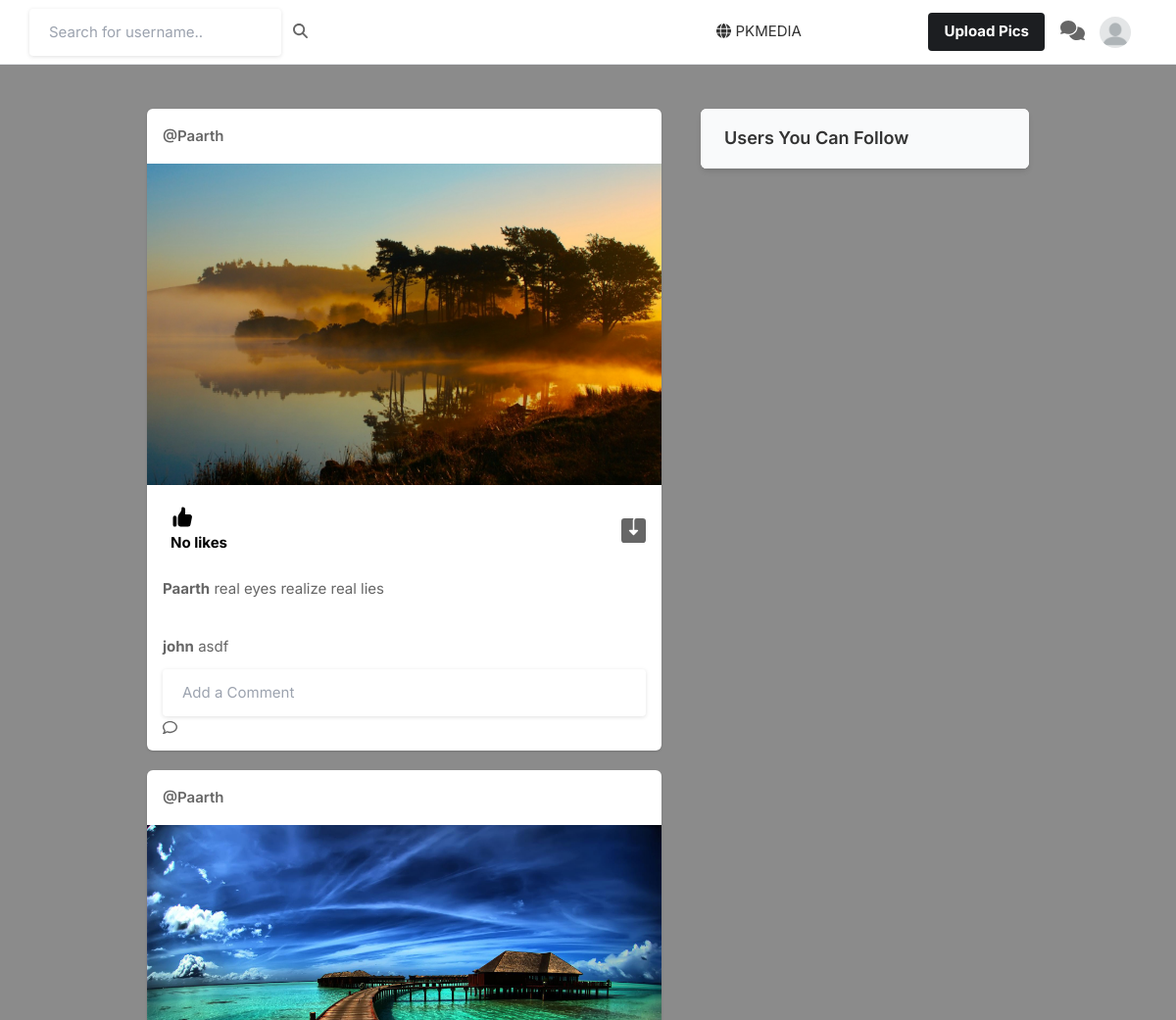
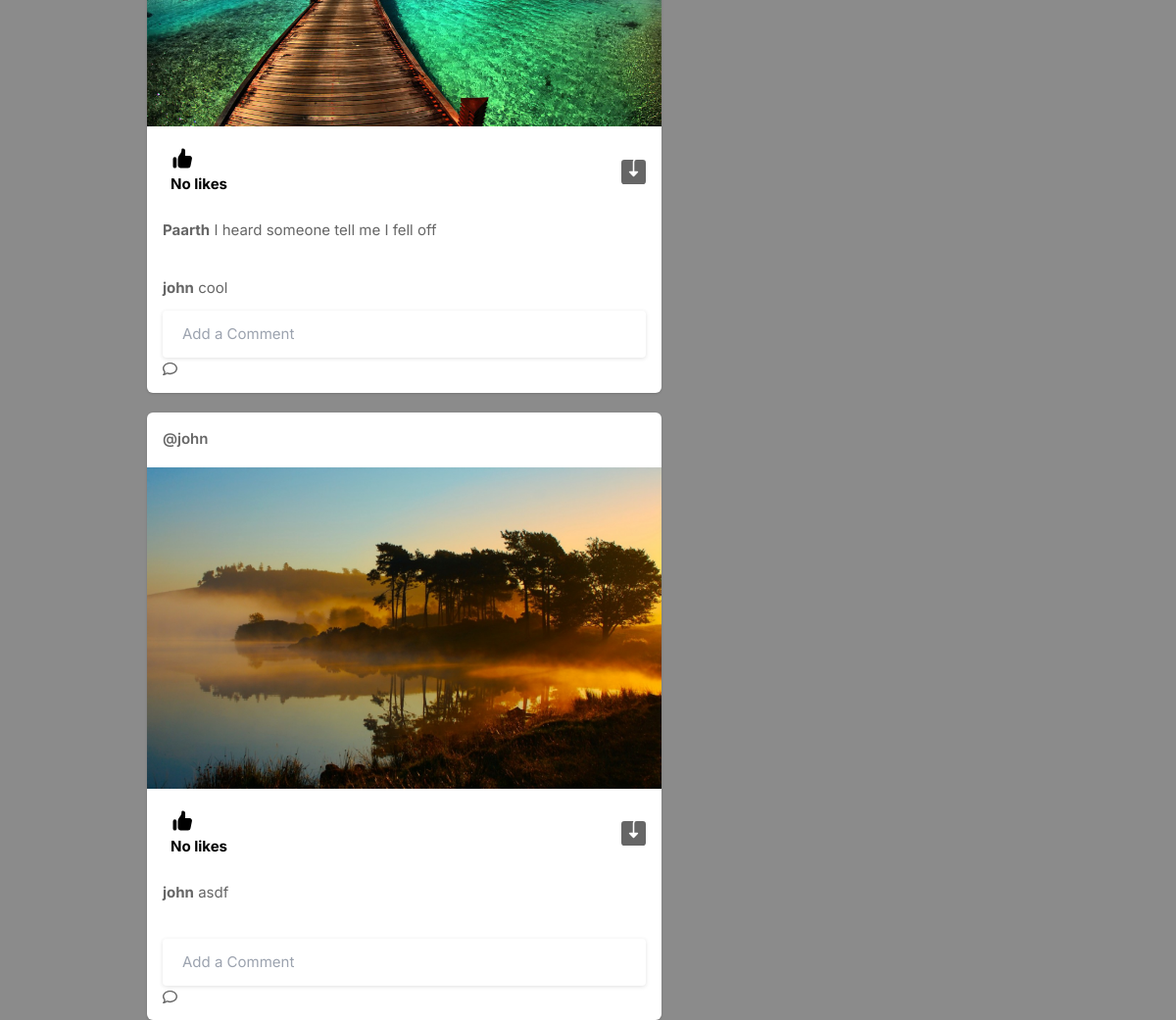
Screenshot of / (signed in) with the database file from the repository (2 pictures, top to bottom).
### core/models.py (models this page shows, shortened)
class Profile(models.Model):
    user = models.ForeignKey(User, on_delete=models.CASCADE)
    id_user = models.IntegerField()
    bio = models.TextField(blank=True)
    profileimg = models.ImageField(upload_to='profile_images', default='blank-profile-picture.png')
    location = models.CharField(max_length=100, blank=True)

class Post(models.Model):
    id = models.TextField(primary_key=True)
    user = models.CharField(max_length=100)
    image = models.ImageField(upload_to='post_images')
    caption = models.TextField()
    created_at = models.DateTimeField(default=datetime.now)
    no_of_likes = models.IntegerField(default=0)

class Comment(models.Model):
    id = models.TextField(primary_key=True)
    user = models.CharField(max_length=100)
    comment = models.TextField()
    post_id = models.CharField(max_length=500)
    created_at = models.DateTimeField(default=datetime.now)

### core/views.py (the view)
# urls.py: path('', views.index, name='index'),
@login_required(login_url='signin')
def index(request):
    user_object = User.objects.get(username=request.user.username)
    user_profile = Profile.objects.get(user=user_object)
    comments = Comment.objects.filter()
    user_following_list = []
    feed = []
    self_feed_list = Post.objects.filter(user=request.user)
    feed.append(self_feed_list)
    user_following = FollowersCount.objects.filter(follower=request.user.username)
    following_count= len(user_following)
    user_followers = FollowersCount.objects.filter(user=request.user.username)
    follower_count = len(user_followers)
    for users in user_following:
        user_following_list.append(users.user)
    for usernames in user_following_list:
        feed_lists = Post.objects.filter(user=usernames)
        feed.append(feed_lists)
    feed_list = list(chain(*feed))
    all_users = User.objects.all()
    user_following_all = []
    for user in user_following:
        user_list = User.objects.get(username=user.user)
        user_following_all.append(user_list)
    new_suggestions_list = [x for x in list(all_users) if (x not in list(user_following_all))]
    current_user = User.objects.filter(username=request.user.username)
    final_suggestions_list = [x for x in list(new_suggestions_list) if ( x not in list(current_user))]
    random.shuffle(final_suggestions_list)
    username_profile = []
    username_profile_list = []
    for users in final_suggestions_list:
        username_profile.append(users.id)
    for ids in username_profile:
        profile_lists = Profile.objects.filter(id_user=ids)
        username_profile_list.append(profile_lists)
    suggestions_username_profile_list = list(chain(*username_profile_list))
    context =  {'user_profile': user_profile,
                'posts':feed_list,
                'suggestions_username_profile_list': suggestions_username_profile_list[:4],
                'following_count': following_count,
                'follower_count' : follower_count,
                'comments': comments }
    return render(request, 'index.html', context)

### templates/index.html (shortened to what this page needs)
{% load static %}
<!DOCTYPE html>
<html lang="en">
<head>
    <link rel="stylesheet" href="{% static 'assets/css/icons.css' %}">
    <link rel="stylesheet" href="{% static 'assets/css/uikit.css' %}">
    <link rel="stylesheet" href="{% static 'assets/css/style.css' %}">
    <link rel="stylesheet" href="{% static 'assets/css/tailwind.css' %}">
    <link rel="stylesheet" href="https://cdnjs.cloudflare.com/ajax/libs/font-awesome/4.7.0/css/font-awesome.min.css">
</head>
<body>
            <header>
                <div class="header_inner">
                    <form action="/search" method="POST">
                    <div class="left-side">
                            <input type="text" name="username" placeholder="Search for username..">&nbsp; &nbsp;
                            <button type="submit"><i class="fa fa-search fa-1x"></i></button>
                    </div>
                    </form>
                    <div >
                        <p href="home.html">
                            <center><h1 style="text-transform: uppercase;">
                                <i class="fa-solid fa-globe" ></i> PKMedia</h1></center>
                        </p>
                    </div>
                    <div class="right-side lg:pr-4">
                        <a href="#"
                            class="bg-pink-500 flex font-bold hidden hover:bg-pink-600 hover:text-white inline-block items-center lg:block max-h-10 mr-4 px-4 py-2 rounded shado text-white">
                             Upload Pics
                        </a>
                        <a href="#"><i class="fa-solid fa-comments fa-lg"></i></a>
                        <a href="#">
                            <img src="{{user_profile.profileimg.url}}" class="header-avatar" alt="">
                        </a>
                    </div>
                </div>
            </header>
            <div class="container m-auto">
                <div class="lg:flex justify-center lg:space-x-10 lg:space-y-0 space-y-5">
                    <div class="space-y-5 flex-shrink-0 lg:w-7/12">
                        {% for post in posts reversed %}
                        <div class="bg-white shadow rounded-md  -mx-2 lg:mx-0">
                            <div class="flex justify-between items-center px-4 py-3">
                                <div class="flex flex-1 items-center space-x-4">
                                    <span class="block font-semibold "><a href="/profile/{{post.user}}">@{{post.user}}</a></span>
                                </div>
                              <div>
                                <a href="#"> <i class="icon-feather-more-horizontal text-2xl hover:bg-gray-200 rounded-full p-2 transition -mr-1 "></i> </a>
                              </div>
                            </div>
                            <div uk-lightbox>
                                <a href="{{post.image.url}}">
                                    <img src="{{post.image.url}}" alt="">
                                </a>
                            </div>
                            <div class="py-3 px-4 space-y-3">
                                <div class="flex space-x-4 lg:font-bold">
                                    <a href="/like-post?post_id={{post.id}}" class="flex items-center space-x-2">
                                        <div class="p-2 rounded-full text-black">
                                            {% if post.no_of_likes == 0 %}
                                            <p>No likes</p>
                                            {% elif post.no_of_likes == 1 %}
                                            <p>Liked by {{post.no_of_likes}} person</p>
                                            {% else %}
                                            <p>Liked by {{post.no_of_likes}} people</p>
                                            {% endif %}
                                        </div>
                                    </a>
                                    <a href="{{post.image.url}}" class="flex items-center space-x-2 flex-1 justify-end" download>
                                    </a>
                                </div>
                                <p>
                                    <a href="/profile/{{post.user}}"><strong>{{post.user}}</strong></a> {{post.caption}}
                                </p>
                                <br>
                                <div>
                                    {% for comment in comments reversed %}
                                        {% if comment.post_id == post.id  %}
                                        <div>
                                        <a href="/profile/{{comment.user}}"><strong>{{comment.user}}</strong></a> {{comment.comment}}
                                        </div>
                                        {% endif %}
                                    {% endfor %}
                                </div>
                                <div>
                                    <form  method="post" action="comment">
                                        <input type="text" name="comment_text" placeholder="Add a Comment">
                                        <button type="submit"><i class="fa-regular fa-comment"></i></button>
                                </form>
                                </div>
                            </div>
                        </div>
                        {% endfor %}
                    </div>
                    <div class="lg:w-5/12">
                        <div class="bg-white  shadow-md rounded-md overflow-hidden">
                            <div class="bg-gray-50  border-b border-gray-100 flex items-baseline justify-between py-4 px-6 ">
                                <h2 class="font-semibold text-lg">Users You Can Follow</h2>
                            </div>
                        </div>
                    </div>
                </div>
            </div>
</body>
</html>

### static/assets/css/style.css (style rules this page uses)
body { background-color: #8b8b8b!important; }
button { vertical-align: middle; }
input { height: 48px; line-height: 48px; padding: 0 20px; outline: none; font-size: 15px; color: #808080; max-width: 100%; width: 100%; -webkit-box-sizing: border-box; box-sizing: border-box; display: block; font-weight: 400; opacity: 1; border-radius: 4px; border: none; -webkit-box-shadow: 0 1px 4px 0px rgba(0, 0, 0, 0.12); box-shadow: 0 1px 4px 0px rgba(0, 0, 0, 0.12); }
input[type="text"], input[type="password"], input[type="email"], input[type="number"] { height: 48px; line-height: 48px; padding: 0 20px; outline: none; font-size: 15px; color: #808080; max-width: 100%; width: 100%; -webkit-box-sizing: border-box; box-sizing: border-box; display: block; font-weight: 400; opacity: 1; border-radius: 4px; border: none; -webkit-box-shadow: 0 1px 4px 0px rgba(0, 0, 0, 0.12); box-shadow: 0 1px 4px 0px rgba(0, 0, 0, 0.12); }
input { -webkit-transition: all 0.1s ease-in-out; transition: all 0.1s ease-in-out; }
::placeholder { color: #808080; opacity: 1; }
button { border: none; margin: 0; padding: 0; width: auto; overflow: visible; background: transparent; color: inherit; font: inherit; line-height: normal; cursor: pointer; }
a { color: #be185d; -webkit-transition: 0.3s; transition: 0.3s; outline: none !important; }
button { outline: none !important; }
img { max-width: 100%; }
body { color: #666; font-size: 15px; line-height: 27px; background-color: #f0f2f5; font-family: "Inter", sans-serif; text-transform: none; }
body p { font-size: 15px; line-height: 27px; }
h1, h2, h3, h4, h5, h6 { font-family: "Inter", sans-serif; text-transform: none; }
input[type="text"], input[type="password"], input[type="email"] { font-family: "Inter", sans-serif; text-transform: none; }
button, body .pac-container { font-family: "Inter", sans-serif; text-transform: none; }
h1, h2, h3, h4, h5, h6 { color: #333; font-weight: 500; margin: 0; padding: 0; }
h1 { font-size: 32px; }
h2 { font-size: 26px; }
b, strong { font-weight: 700 !important; }
@media (min-width: 1024px) { .container { max-width: 900px !important; padding-top: 45px; } }
header { background-color: #fff; left: 0; right: 0; top: 0; z-index: 99; height: 66px; display: -webkit-box; display: -ms-flexbox; display: flex; -webkit-box-align: center; -ms-flex-align: center; align-items: center; border-bottom: 1px solid #e5e7eb; }
header .header_inner { display: -webkit-box; display: -ms-flexbox; display: flex; -webkit-box-align: center; -ms-flex-align: center; align-items: center; max-width: 1090px; margin: auto; width: 100%; max-width: 100% !important; padding: 0 30px; }
header .header_inner .left-side { display: -webkit-box; display: -ms-flexbox; display: flex; -webkit-box-align: center; -ms-flex-align: center; align-items: center; }
header .header_inner .right-side { display: -webkit-box; display: -ms-flexbox; display: flex; -webkit-box-align: center; -ms-flex-align: center; align-items: center; -webkit-box-pack: end; -ms-flex-pack: end; justify-content: flex-end; margin-left: auto; }
header .header_inner .right-side .header-avatar { width: 32px; height: 32px; border-radius: 100%; margin-left: 15px; }

### rows the page displays
Profile: profileimg (placeholder picture)
Post: user "Paarth", image (picture), no_of_likes "No likes", caption "real eyes realize real lies"
Comment: user "john", comment "asdf"
Post: user "Paarth", image (picture), no_of_likes "No likes", caption "I heard someone tell me I fell off"
Comment: user "john", comment "cool"
Post: user "john", image (picture), no_of_likes "No likes", caption "asdf"
